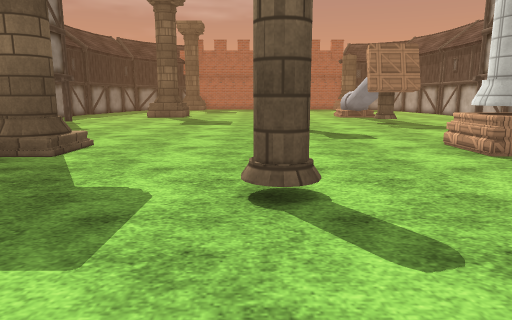
view 1 (above)

24 first-person views from a walk through a 3-D level made in the Unity game engine. The camera is 1.2 m above the floor, tilts 10° down and sees 70° across. The floor is counted in squares, 1 m on a side. Each view is taken from the middle of a square. On the plan, view 1 faces up. The plan holds only what a view shows up to about 15 squares ahead; the rest is blank. Flat ground stands in for the terrain. Some surface patterns are stand-ins.

view 2
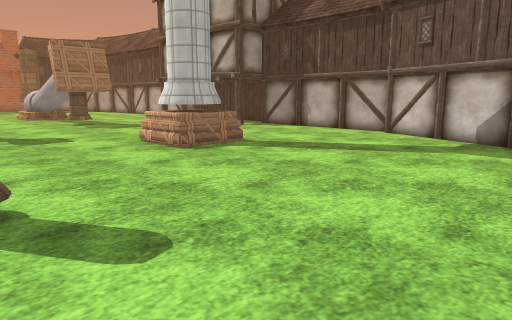

view 3
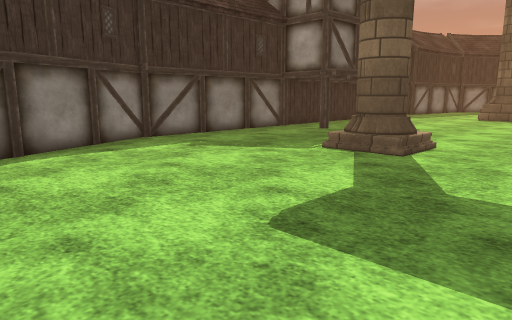

view 4
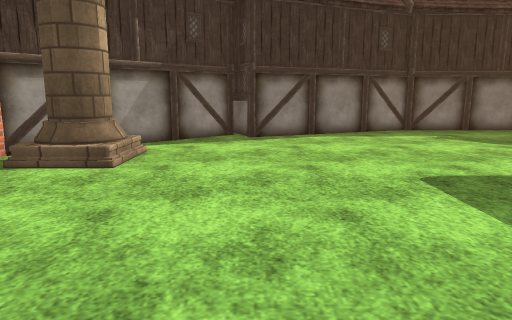

view 5
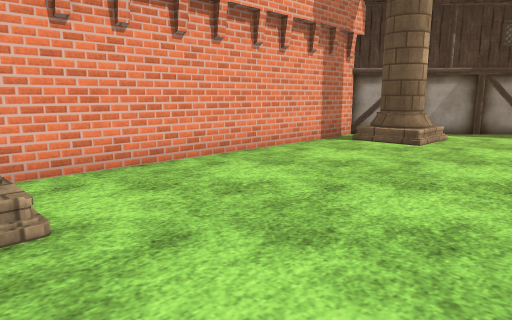

view 6
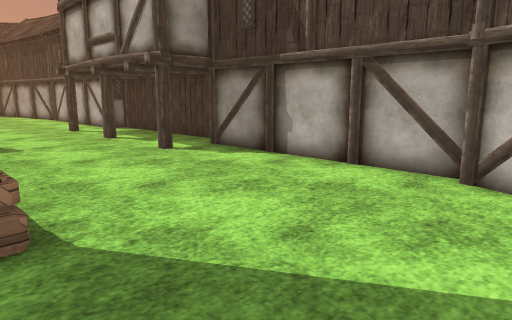

view 7
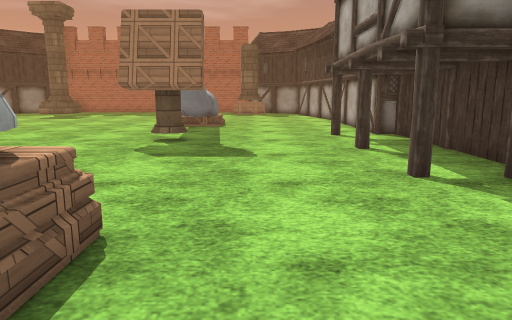

view 8
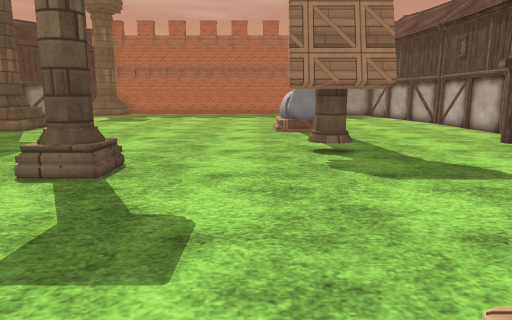

view 9
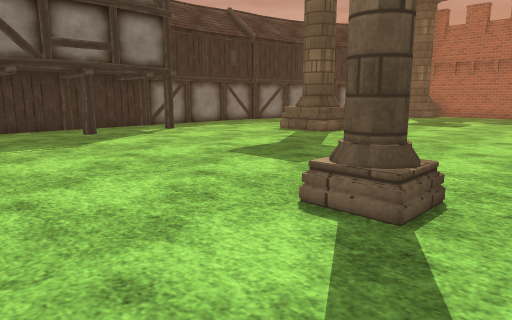

view 10
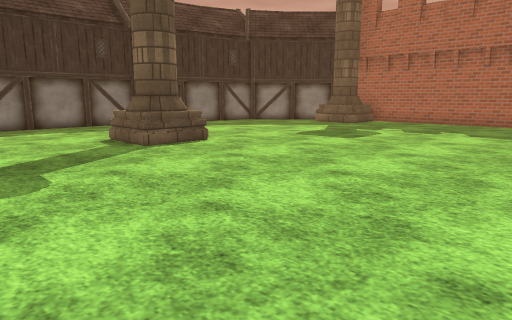

view 11
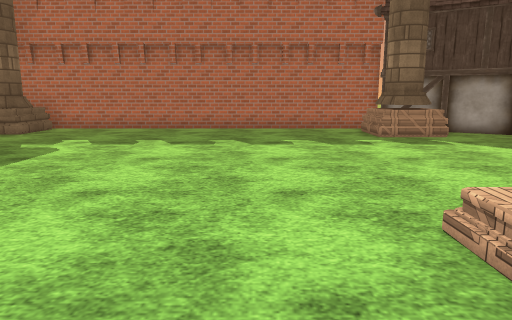

view 12
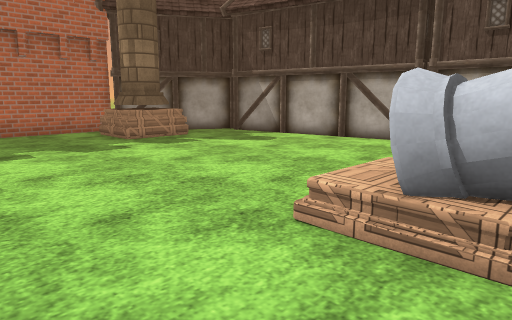

view 13
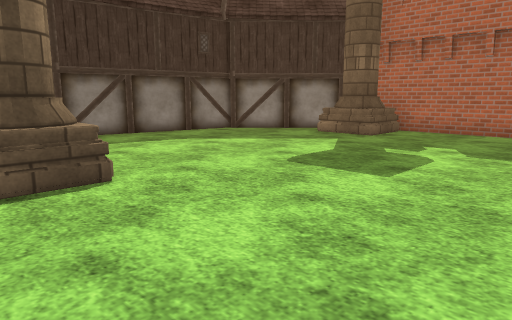

view 14
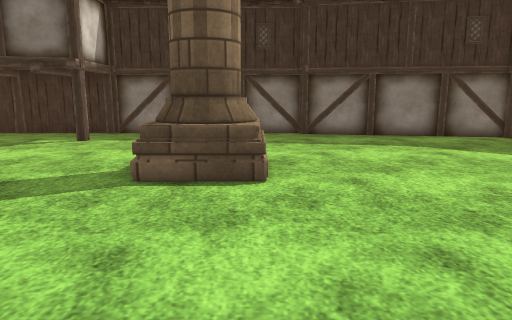

view 15
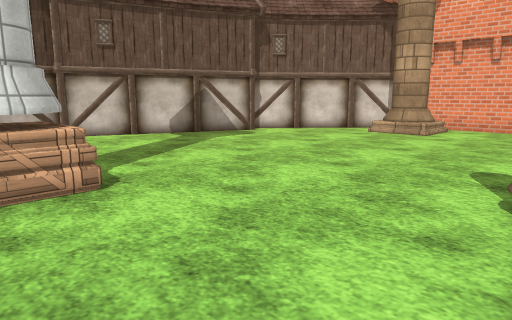

view 16
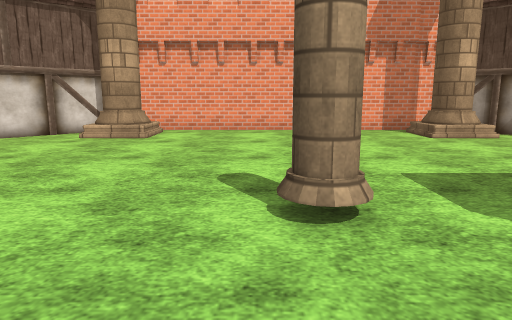

view 17
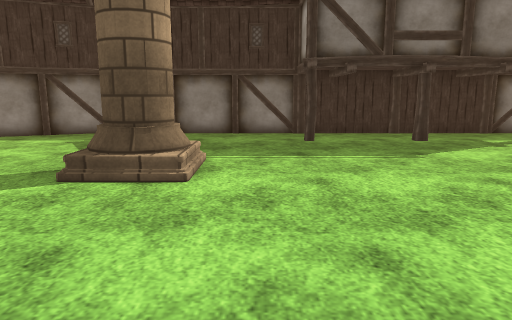

view 18
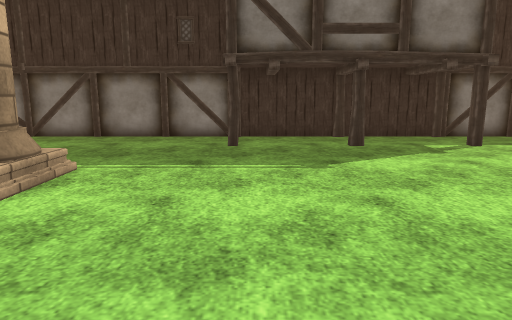

view 19
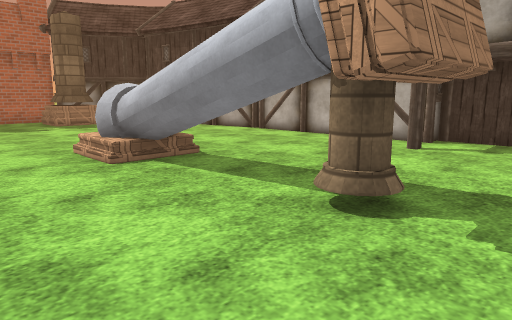

view 20
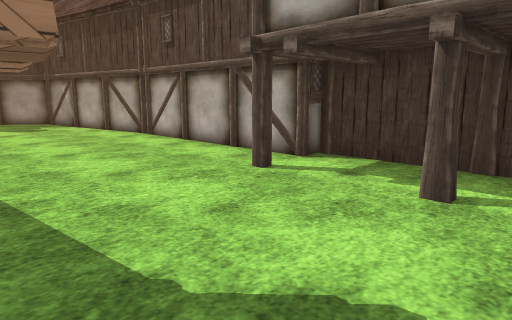

view 21
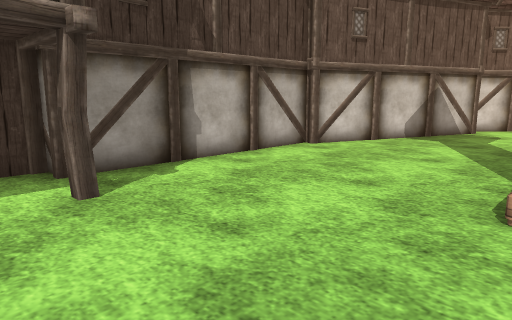

view 22
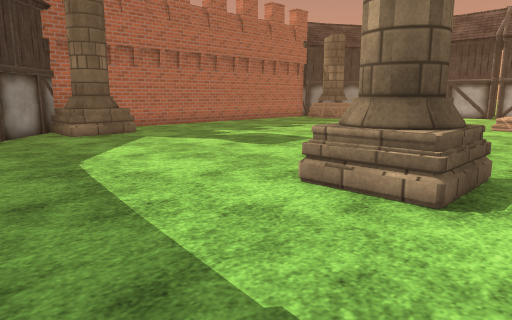

view 23
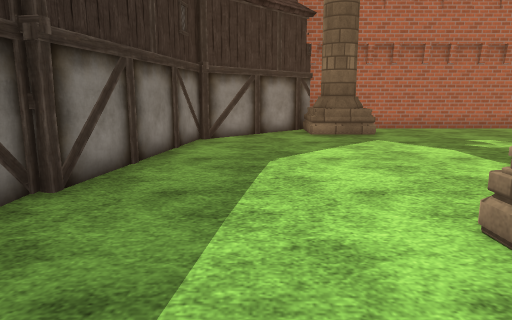

view 24
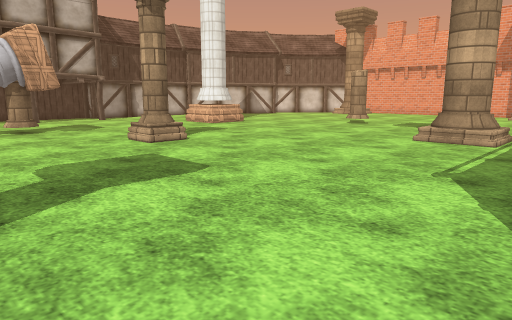

### Floor plan
Key: @ floor where view 1 was taken; # wall or solid block; x gap in a wall; . floor; ^ raised ledge; C column; T thing the floor can be seen under or through; H house; O other object.
Columns run from 12 left of view 1 to 13 right of it. Each row starts with its distance up from view 1.
 33       H#############H
 32      HCCC...........HH
 31     H.CCC..........CCOH
 30    H...C...........CC..HH
 29   H....................H
 28   H....................H
 27   H....................H
 26   H.....................H
 25   H.....................H
 24  H......................HH
 23 HH......................HH
 22  H....OCO........O  ....H
 21  H....CCC........x^.....H
 20  H...............#T.....H
 19  H...............TT.....H
 18  H...............TT.....HH
 17  #.#.............TT...#..#
 16  #...............TC......#
 15  #...............OOO.....#
 14  #.#.........C........#..#
 13  #.......................#
 12  #.......................#
 11 HH.#..................#.H
 10  H......................H
  9  H.....C.........O#O....H
  8  H....CCC........##O....H
  7  H.....C.........OO.....H
  6  H......................H
  5  H..........C..........HH
  4  HH.........CC.........H
  3   H....................H
  2   H...................H
  1    H..................H
  0    H........@........H
 -1   HH.................HH
 -2    HH................H
 -3      H.CC........CC.H
 -4      HHC.........CCH
 -5       #############

Where each view was taken, in squares from view 1:
view 1: 0 up, 0 right, facing up
view 2: 0 up, 0 right, facing up-right
view 3: 0 up, 1 left, facing up-left
view 4: 0 up, 2 right, facing left
view 5: 1 up, 5 right, facing down-left
view 6: 4 up, 6 right, facing up-right
view 7: 6 up, 8 right, facing up
view 8: 8 up, 4 right, facing up
view 9: 10 up, 3 right, facing up-left
view 10: 16 up, 4 right, facing up-left
view 11: 19 up, 3 right, facing up
view 12: 20 up, 2 right, facing up-right
view 13: 20 up, 1 right, facing up-left
view 14: 22 up, 1 right, facing left
view 15: 9 up, 0 right, facing down-right
view 16: 8 up, 1 right, facing down
view 17: 10 up, 1 right, facing left
view 18: 12 up, 0 right, facing left
view 19: 14 up, 2 right, facing up-right
view 20: 13 up, 6 right, facing up-right
view 21: 13 up, 6 right, facing down-right
view 22: 19 up, 10 left, facing up-right
view 23: 19 up, 8 left, facing up
view 24: 19 up, 8 left, facing down-right
